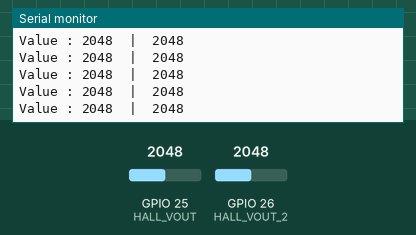
The program below on a simulated ESP32. Parts: the last lines printed to the serial monitor. The inputs (shaded band) are chosen by the test bench; at power-on: GPIO 25 (HALL_VOUT) = 2048, GPIO 26 (HALL_VOUT_2) = 2048.

Above: at 1.2 s.
1.3 s: GPIO 25 (HALL_VOUT) set to 1031
At 1.31 s:
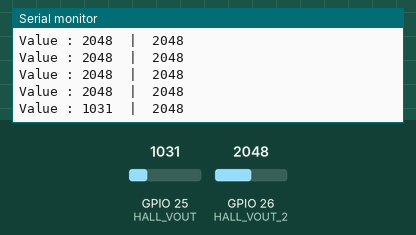
2.8 s: GPIO 25 (HALL_VOUT) set to 948
At 2.82 s:
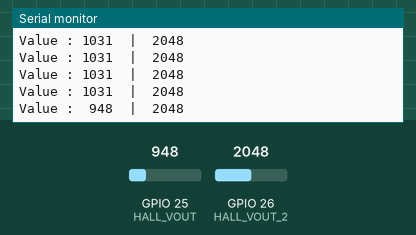
4.7 s: GPIO 26 (HALL_VOUT_2) set to 1038
At 4.72 s:
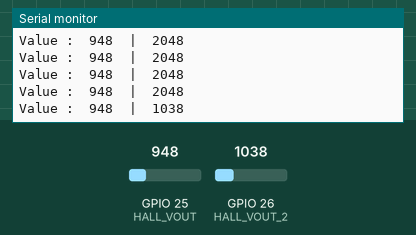
6.2 s: GPIO 26 (HALL_VOUT_2) set to 941
At 6.23 s:
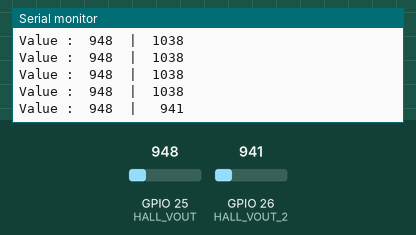
10.0 s: GPIO 26 (HALL_VOUT_2) set to 109
At 10.04 s:
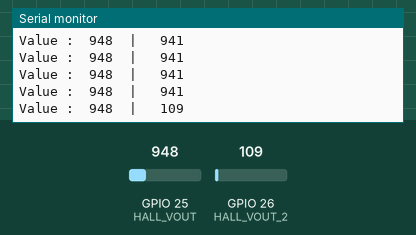
11.5 s: GPIO 26 (HALL_VOUT_2) set to 91
At 11.55 s:
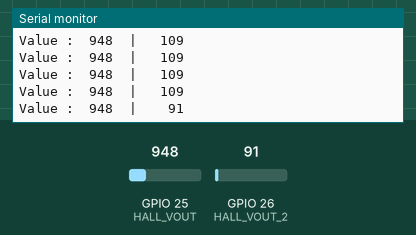

Measured:
- the behaviour switches between 1000 and 999 on GPIO 25 (HALL_VOUT) (found by bisection; images 1 and 2)
- the behaviour switches between 1000 and 999 on GPIO 26 (HALL_VOUT_2) (found by bisection; images 3 and 4)
- the behaviour switches between 100 and 99 on GPIO 26 (HALL_VOUT_2) (found by bisection; images 5 and 6)
- after the input at 1.3 s, the serial monitor: prints a new line at once (image 1)
- after the input at 2.8 s, the serial monitor: prints a new line at once (image 2)
- after the input at 4.7 s, the serial monitor: prints a new line at once (image 3)
- after the input at 6.2 s, the serial monitor: prints a new line at once (image 4)
- after the input at 10.0 s, the serial monitor: prints a new line at once (image 5)
- after the input at 11.5 s, the serial monitor: prints a new line at once (image 6)

The program:

main.cpp
```cpp
#include <Arduino.h>
#define HALL_VOUT   25
#define HALL_VOUT_2 26


void setup() {
  Serial.begin(115200);
}

void loop() {
  int vout = analogRead(HALL_VOUT);
  int vout2 = analogRead(HALL_VOUT_2);

  Serial.printf("Value : %4d  |  %4d\n" , vout, vout2);
  delay(100);
}
```
